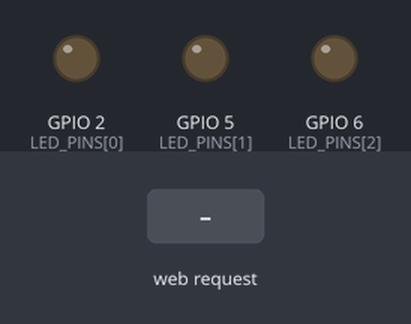
The sketch below on a simulated ESP32-S3. Shown: output pins drawn as LEDs (lit = HIGH). Dashed ring = blinking. Inputs (shaded band) come from the test bench. WiFi joins after 1.5 s; servers stay silent unless stated; what the sketch prints to the serial monitor is not drawn.

Above: at 2.7 s.
2.8 s: HTTP request GET /run received
At 3.02 s:
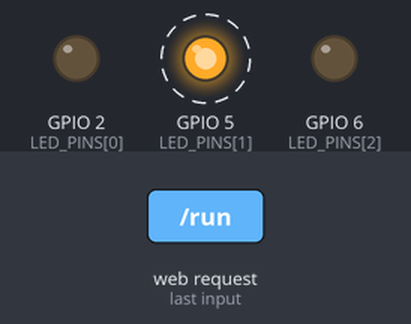
5.8 s: HTTP request GET /leds?n=1 received
At 6.2 s:
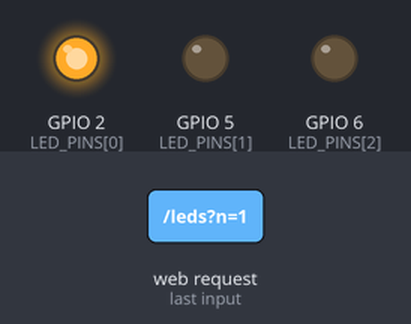
7.3 s: HTTP request GET /leds received
At 8.6 s:
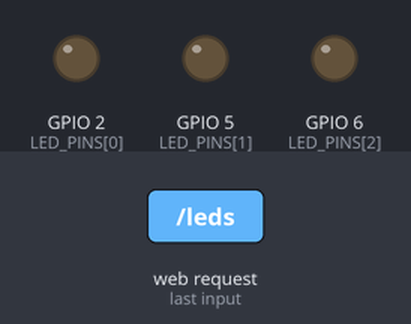
Timing chart, 0 to 10.3 s (numbered marks = the images above; inputs shaded):
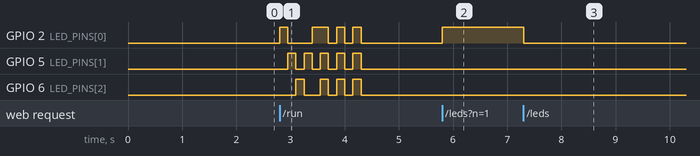

Measured:
- after the input at 2.8 s, GPIO 2 (LED_PINS[0]): LOW → HIGH at once, → LOW 0.15 s later, → HIGH 0.45 s later, → LOW 0.30 s later, … (8 changes in this stretch); GPIO 5 (LED_PINS[1]): alternates HIGH for 0.15 s and LOW for 0.15 s, 10 changes in all, then stays LOW, starting after 0.15 s
- after the input at 5.8 s, GPIO 2 (LED_PINS[0]): LOW → HIGH at once
- after the input at 7.3 s, GPIO 2 (LED_PINS[0]): HIGH → LOW at once

The sketch:

wireless_lights.ino
```cpp
#include <WiFi.h>
#include <WebServer.h>
#include <ESPmDNS.h>

// ---- Settings ----
const char *WIFI_SSID = "";
const char *WIFI_PASS = "";

// Name shown in the router admin page and used for http://<name>.local
// Letters, digits and hyphens only. Make it unique for each board.
const char *HOSTNAME = "xiao-led-01";

const int LED_PINS[3] = {D1, D4, D5};

// ---- Objects ----
WebServer server(80);

// ---- Slider state ----
int ledCount = 0;             // number of LEDs held on by the slider (0 to 3)

// Show the slider setting: the first ledCount LEDs on, the rest off
void showSlider() {
  for (int i = 0; i < 3; i++) {
    digitalWrite(LED_PINS[i], i < ledCount ? HIGH : LOW);
  }
}

void setAll(bool on) {
  for (int i = 0; i < 3; i++) {
    digitalWrite(LED_PINS[i], on ? HIGH : LOW);
  }
}

// ---- Sequence state ----
bool running = false;
int step = 0;
unsigned long lastStep = 0;
const unsigned long STEP_MS = 150;
// Chase 1,2,3,2,1 (5 steps) then three flashes (6 steps: on, off, on, off, on, off)
const int CHASE_PATTERN[5] = {0, 1, 2, 1, 0};
const int CHASE_STEPS = 5;
const int FLASH_STEPS = 6;
const int TOTAL_STEPS = CHASE_STEPS + FLASH_STEPS;

//this is the webpage that the ESP32 serves
const char PAGE[] PROGMEM = R"HTML(
<!DOCTYPE html>
<html lang="en">
<head>
<meta charset="utf-8">
<meta name="viewport" content="width=device-width, initial-scale=1">
<title>LED Control</title>
<style>
  body { font-family: system-ui, sans-serif; display: flex; flex-direction: column;
         align-items: center; justify-content: center; min-height: 100vh; margin: 0;
         background: #14161a; color: #eee; }
  button { font-size: 1.4rem; padding: 1rem 2.5rem; border: 0; border-radius: 999px;
           background: #3b82f6; color: #fff; cursor: pointer; }
  button:disabled { background: #555; cursor: default; }
  input[type=range] { width: 260px; margin-top: 0.8rem; }
  .hint { font-size: 0.9rem; color: #999; }
  p { margin: 1rem 0 0; min-height: 1.5em; }
</style>
</head>
<body>
  <h1>LED Control</h1>
  <button id="go">Light up</button>
  <p id="msg"></p>
  <hr style="width:260px;border-color:#333;margin:1.5rem 0 1rem">
  <label for="leds">LEDs lit: <strong id="count">0</strong></label>
  <input type="range" id="leds" min="0" max="3" step="1" value="0">
  <p class="hint">0 = off, 1 to 3 = number of LEDs lit</p>
<script>
  const btn = document.getElementById('go');
  const msg = document.getElementById('msg');
  btn.addEventListener('click', async () => {
    btn.disabled = true;
    msg.textContent = 'Running...';
    try {
      const r = await fetch('/run');
      msg.textContent = await r.text();
    } catch (e) {
      msg.textContent = 'Could not reach the board.';
    }
    setTimeout(() => { btn.disabled = false; msg.textContent = ''; }, 2000);
  });

  const slider = document.getElementById('leds');
  const count = document.getElementById('count');
  slider.addEventListener('input', () => { count.textContent = slider.value; });
  slider.addEventListener('change', async () => {
    try { await fetch('/leds?n=' + slider.value); }
    catch (e) { msg.textContent = 'Could not reach the board.'; }
  });
</script>
</body>
</html>
)HTML";

void updateSequence() {
  if (!running) return;
  if (millis() - lastStep < STEP_MS) return;
  lastStep = millis();

  if (step < CHASE_STEPS) {
    setAll(false);
    digitalWrite(LED_PINS[CHASE_PATTERN[step]], HIGH);
  } else if (step < TOTAL_STEPS) {
    bool on = ((step - CHASE_STEPS) % 2 == 0);
    setAll(on);
  } else {
    // Finished: return to the slider setting
    showSlider();
    running = false;
    return;
  }
  step++;
}

void handleRoot() {
  server.send_P(200, "text/html", PAGE);
}

void handleRun() {
  if (running) {
    server.send(200, "text/plain", "Already running.");
  } else {
    running = true;
    step = 0;
    lastStep = 0;
    server.send(200, "text/plain", "Sequence started.");
  }
}

void handleLeds() {
  int n = server.hasArg("n") ? server.arg("n").toInt() : 0;
  ledCount = constrain(n, 0, 3);
  if (!running) showSlider();
  server.send(200, "text/plain", String(ledCount));
}

void setup() {
  Serial.begin(115200);

  for (int i = 0; i < 3; i++) pinMode(LED_PINS[i], OUTPUT);
  setAll(false);

  WiFi.mode(WIFI_STA); // setting wifi
  WiFi.setHostname(HOSTNAME);  //passing in host name  // must come before WiFi.begin()
  WiFi.begin(WIFI_SSID, WIFI_PASS);
  Serial.print("Connecting");
  while (WiFi.status() != WL_CONNECTED) {
    delay(500);
    Serial.print(".");
  }
  Serial.print("\nOpen http://");
  Serial.println(WiFi.localIP());

  if (MDNS.begin(HOSTNAME)) {
    Serial.print("or http://");
    Serial.print(HOSTNAME);
    Serial.println(".local");
  }
// defining routes
  server.on("/", handleRoot);
  server.on("/run", handleRun);
  server.on("/leds", handleLeds);
  server.begin();
}

void loop() {
  //runs the whole time as its waiting for user input to start
  server.handleClient();
  updateSequence();
}
```
